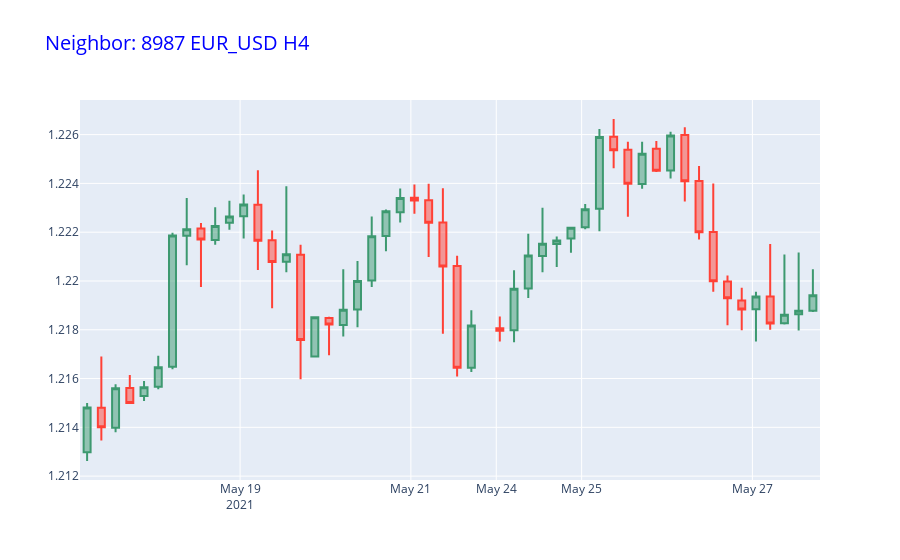
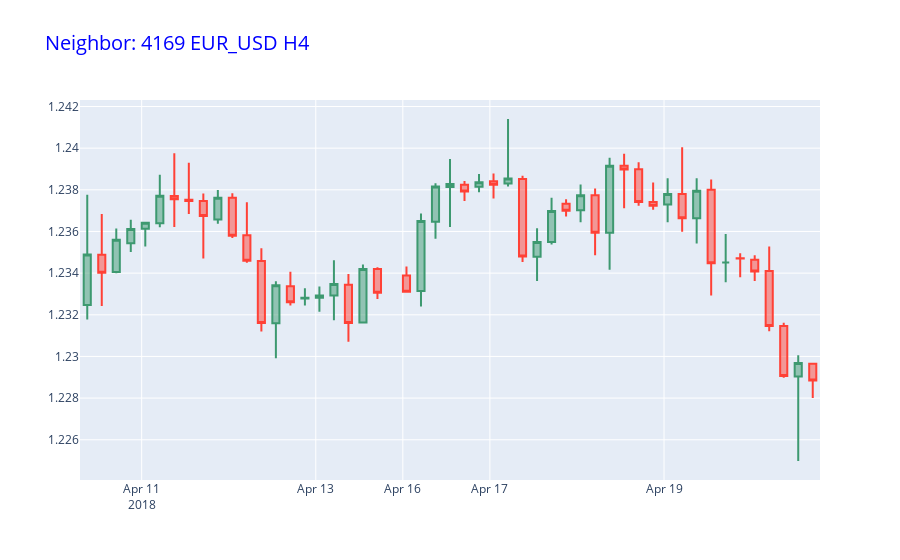
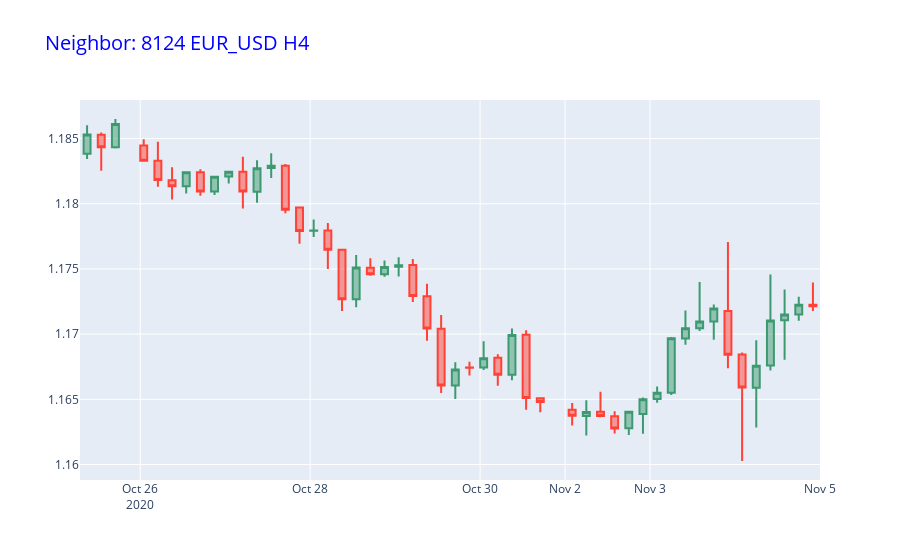

These figures' notebook cell, in order:
### Markdown cell above
### Recommendations

### Code cell
for indice in indices[1:6]:
    recommendation_log = "{}_data.csv".format(indice)
    data = pd.read_csv(filename)
    data = data.iloc[indice-2:indice+50]
    data.to_csv(path + "/" + recommendation_log, header = True, index = False)
    print ('Neighbor:', indice, '|', '10K Records:', Load_10K_Records)
    viz(data, indice.astype(str))
